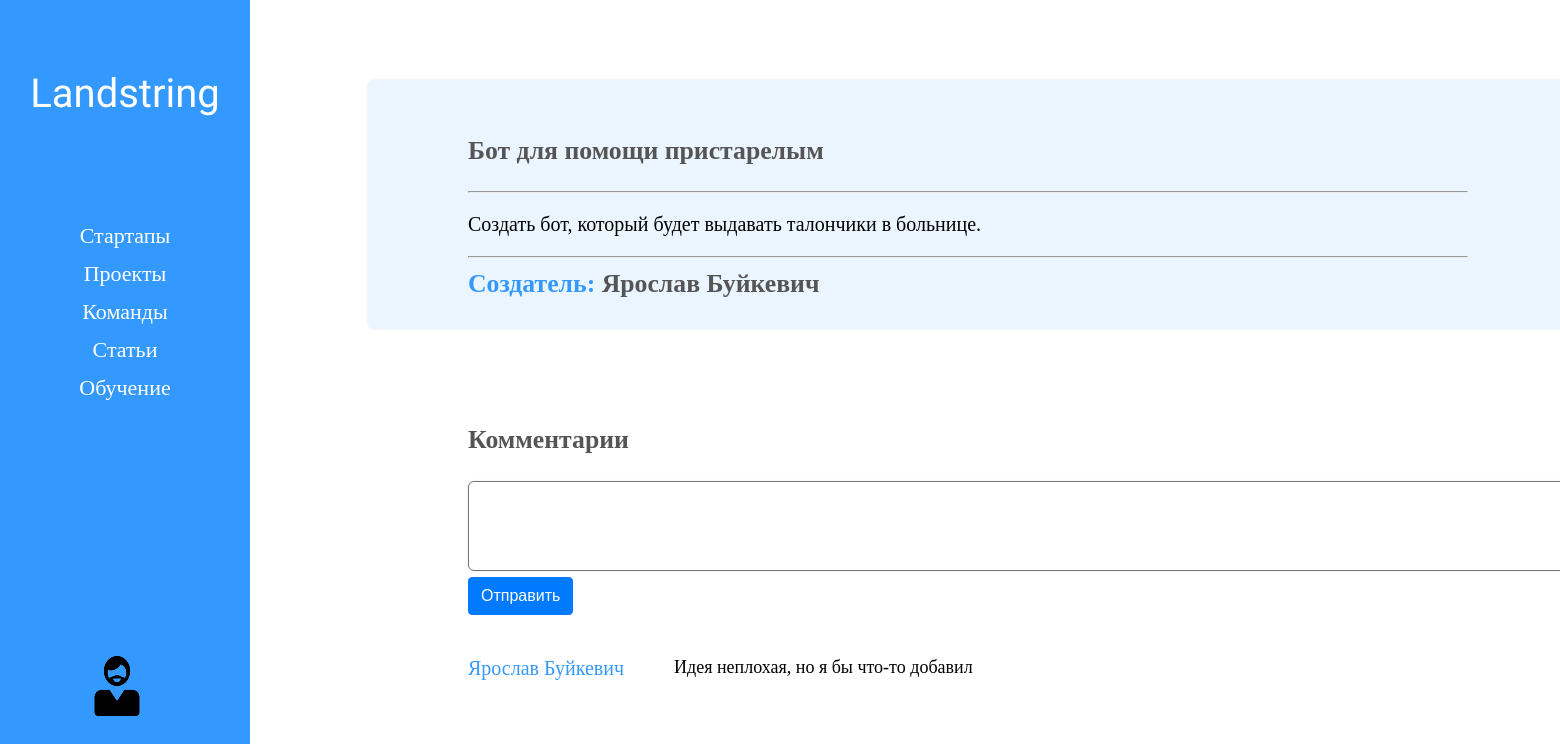
/my_startups/4/ (signed in), run on the app's committed database.
### accounts/models.py (models this page shows, shortened)
class Ideas(models.Model):
    name = models.CharField(verbose_name="Наименование идеи", max_length=100)
    description = models.TextField(verbose_name="Описание идеи")
    creator = models.ForeignKey(
        settings.AUTH_USER_MODEL,
        on_delete=models.CASCADE,
    )
    class Meta:
        verbose_name = "идею"
        verbose_name_plural = "Идеи"

class Comments(models.Model):
    comment = models.TextField(verbose_name="Текст комментария")
    author = models.ForeignKey(
        settings.AUTH_USER_MODEL,
        on_delete=models.CASCADE,
    )
    idea = models.ForeignKey(
        Ideas,
        on_delete=models.CASCADE,
        )
    class Meta:
        verbose_name = "комментарий"
        verbose_name_plural = "Комментарии"

### accounts/views.py (the view)
# urls.py: path('my_startups/<int:id>/', views.startupView),
@login_required(login_url='login')
def startupView(request, id):
    idea = Ideas.objects.get(id = id)
    comments = Comments.objects.filter(idea = idea).order_by('-id')
    if request.method == 'POST':
        form = CommentForm(request.POST)
        text = form.data.get('comment')
        comment = Comments(comment=text, author = request.user, idea = idea)
        comment.save()
    form = CommentForm(None)
    return render(request, 'ideas/idea_detail.html', {'idea' : idea, 'comments' : comments, 'form' : form})

### accounts/forms.py
class CommentForm(forms.Form):
	comment = forms.CharField(widget=forms.Textarea(attrs={'rows' : '5', 'cols' : '133'} ))

### accounts/templates/ideas/idea_detail.html (shortened to what this page needs)
{% extends "accounts/base.html" %}
{% load static %}
{% block styles %}
<link rel="stylesheet" href="{% static 'accounts/css/idea.css' %}">
{% endblock styles %}
{% block content %}
<div class="main">
    <div class="container">
        <div class="idea">
            <h3 class="idea_title">{{ idea.name }}</h3>
            <hr />
            <p class="idea_description">{{ idea.description }}</p>
            <hr />
            <div class="creator">
                <h3 class="text">Создатель: </h3>
                <h3 class="name">{{ idea.creator.first_name}} {{ idea.creator.last_name }}</h3>
            </div>
        </div>
        <div class="comments">
            <h3 class="comments_title">Комментарии</h3>
            <form action="" method="post">
                <div class="new_comment">
                    {{ form.comment }}
                    <button type="submit" class="btn">Отправить</button>
                </div>
            </form>
            <div class="list_comments">
                {% for comment in comments %}
                <div class="comment_block">
                    <div class="author_comment">{{ comment.author.first_name }} {{ comment.author.last_name }}</div>
                    <div class="text_comment">{{ comment.comment }}</div>
                </div>
                {% endfor %}
            </div>
        </div>
    </div>
</div>
{% endblock content %}

### accounts/static/accounts/css/idea.css (style rules this page uses)
.container { margin-left: 100px; margin-top: 80px; }
.idea { width: 1000px; padding: 30px 100px; border-radius: 6px; background-color: rgb(51, 153, 255, 0.1); box-shadow: 0 0 3px rgb(0 0 0 / 10%); }
.idea_title { color: #555; }
.idea_description { font-size: 20px; }
.creator { display: inline; }
.creator h3.text { color: rgb(51, 153, 255); display: inline; }
.creator h3.name { color: #555; display: inline; }
.comments { white-space: normal; width: 600px; padding: 70px 100px; }
.list_comments { margin-top: 30px; }
.comment_block { margin-top: 12px; display: inline-flex; width: 1000px; }
.author_comment { color: rgb(51, 153, 255); font-size: 20px; float: left; white-space: nowrap; }
.text_comment { margin-left: 50px; font-size: 18px; white-space: normal; word-wrap: break-word; max-width: 400px; }
.comments_title { color: #555; }
.new_comment { width: 1000px; }
#id_comment { border-radius: 6px; box-shadow: 0 0 3px rgb(0 0 0 / 10%); resize: none; outline:none; padding-left: 1em; padding-right: 1em; padding-top: 0.5em; padding-bottom: 0.5em; }
.btn { display: inline-block; font-weight: 400; text-align: center; white-space: nowrap; vertical-align: middle; user-select: none; border: 1px solid transparent; padding: .375rem .75rem; font-size: 1rem; line-height: 1.5; border-radius: .25rem; transition: color .15s ease-in-out,background-color .15s ease-in-out,border-color .15s ease-in-out,box-shadow .15s ease-in-out; color: #fff; background-color: #007bff; border-color: #007bff; }

### accounts/static/accounts/css/style.css (style rules this page uses)
.main { margin-left: 250px; font-size: 22px; padding: 0px 10px; }

### data on the page
Ideas: name "Бот для помощи пристарелым", description "Создать бот, который будет выдавать талончики в больнице.", creator.first_name "Ярослав", creator.last_name "Буйкевич"
Comments: author.first_name "Ярослав", author.last_name "Буйкевич", comment "Идея неплохая, но я бы что-то добавил"
